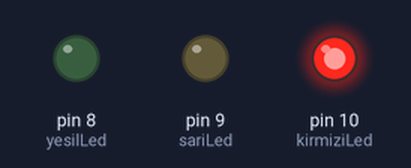
The sketch below on a simulated Arduino Uno, built with avr-gcc and run on an emulated ATmega328P. Parts: output pins drawn as LEDs (lit = HIGH).

Above: at 5.0 s.
At 11.0 s:
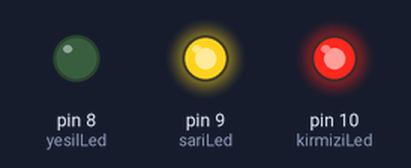
At 17.0 s:
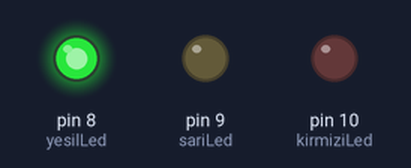
At 23.0 s:
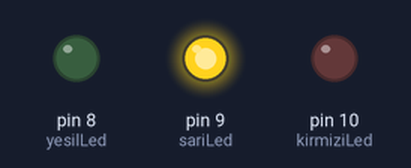
Timing chart, 0 to 31.2 s (numbered marks = the images above):
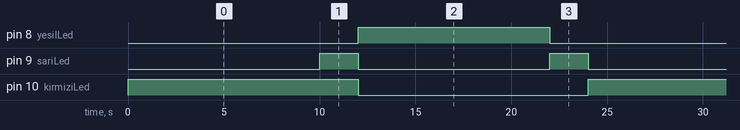

Measured:
- by itself, pin 8 (yesilLed): alternates HIGH for 10.0 s and LOW for 14.0 s
- by itself, pin 9 (sariLed): alternates HIGH for 2.0 s and LOW for 10.0 s
- by itself, pin 10 (kirmiziLed): alternates HIGH for 12.0 s and LOW for 12.0 s

The sketch:

TrafficLama.ino
```cpp
/*
 * Traffic Lights
 * Created by Arif Mandal
 */
int ledGecikme=10000; //gecikme miktarimizi belirledik
int kirmiziLed=10;// kirmizi led pin numaramiz
int sariLed=9;// sari led pin numaramiz
int yesilLed=8;// yesil led pin numarimiz


void setup() {
  // put your setup code here, to run once:
  pinMode(kirmiziLed,OUTPUT); // ledlerimizi cikis olarak atadik
  pinMode(sariLed,OUTPUT);
  pinMode(yesilLed,OUTPUT);


}

void loop() {
  // put your main code here, to run repeatedly:
  digitalWrite(kirmiziLed,HIGH); // kirmizi ledimizi gecikme miktari kadar yaktik
  delay(ledGecikme);

  digitalWrite(sariLed,HIGH); // sari ledimizi 20000 milisaniye yaktik
  delay(2000);

  digitalWrite(yesilLed,HIGH);//yesil ledimizi yakip digerlerini sondurduk
  digitalWrite(kirmiziLed,LOW);
  digitalWrite(sariLed,LOW);
  delay(ledGecikme);

  digitalWrite(sariLed,HIGH);// sonra sari ledimizi yakip yesili sondurduk
  digitalWrite(yesilLed,LOW);
  delay(2000);

  digitalWrite(sariLed,LOW); // en son sari ledimizide sondurduk.

  // thank you...

}
```
